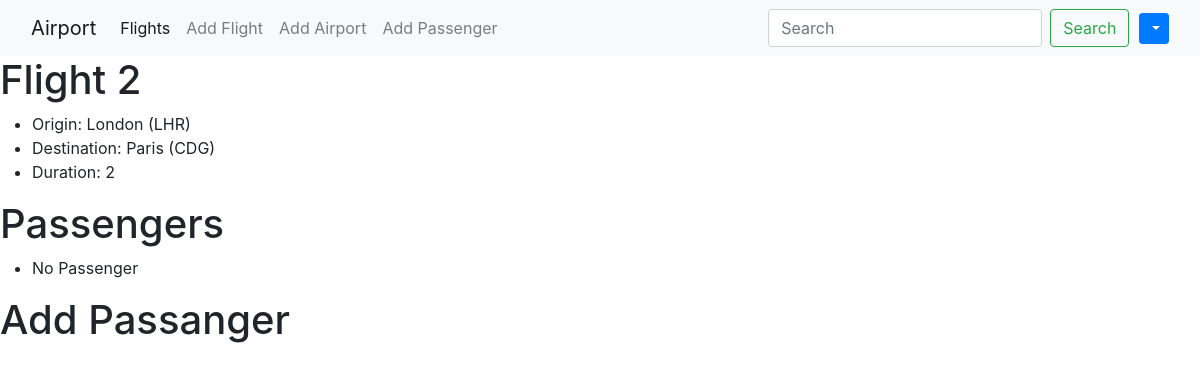
Page /flights/2 on the committed database.
### flights/models.py (models this page shows, shortened)
class Flight(models.Model):
    origin = models.ForeignKey(Airport , on_delete= models.CASCADE,related_name = "departures")
    destination = models.ForeignKey(Airport , on_delete= models.CASCADE,related_name = "arrivals")
    duration = models.IntegerField()

class Airport(models.Model):
    code = models.CharField(max_length = 3)
    city = models.CharField(max_length = 64)
    def __str__(self):
        return f"{self.city} ({self.code})"

### flights/views.py (the view)
# urls.py: path("<int:flight_id>", views.flight, name="flight"),
def flight(request, flight_id):
    flight = Flight.objects.get(pk=flight_id)
    return render(request, "flights/flight.html", {
        "flight": flight,
        "passengers": flight.passengers.all(),
        "non_passenger":Passenger.objects.exclude(flights=flight).all()
    })

### flights/templates/flights/flight.html
{% extends "flights/layout.html" %}
{% block body %}
    <h1>Flight {{flight.id}}</h1>
    <ul>
        <li>Origin: {{flight.origin}}</li>
        <li>Destination: {{flight.destination}}</li>
        <li>Duration: {{flight.duration}}</li>
    </ul>
    <h1>Passengers</h1>
    <ul>
        {% for passenger in passengers %}
        <li>{{passenger}}</li>
        {% empty %}
        <li>No Passenger</li>
        {% endfor %}
    </ul>
    <h1>Add Passanger</h1>
{% endblock %}

### rows in the picture
Flight: id "2", origin "London (LHR)", destination "Paris (CDG)", duration "2"
